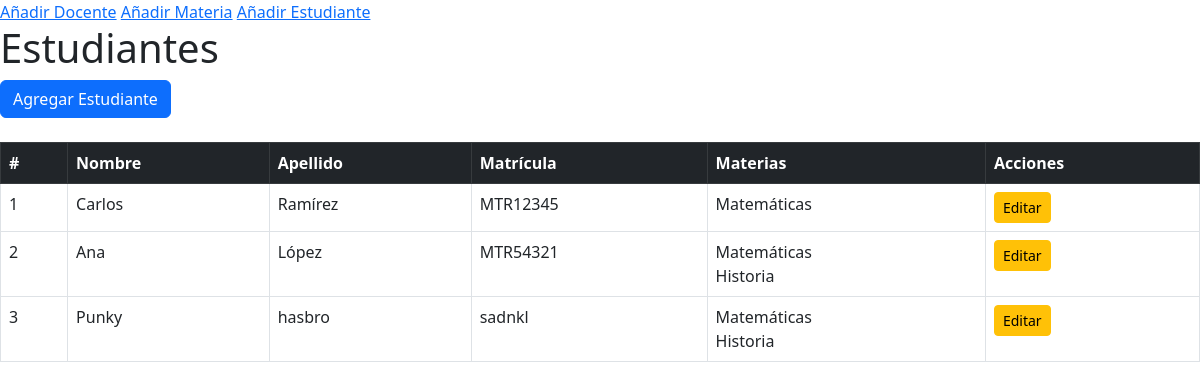
Page /agregar_estudiante/ on the earlier database version.
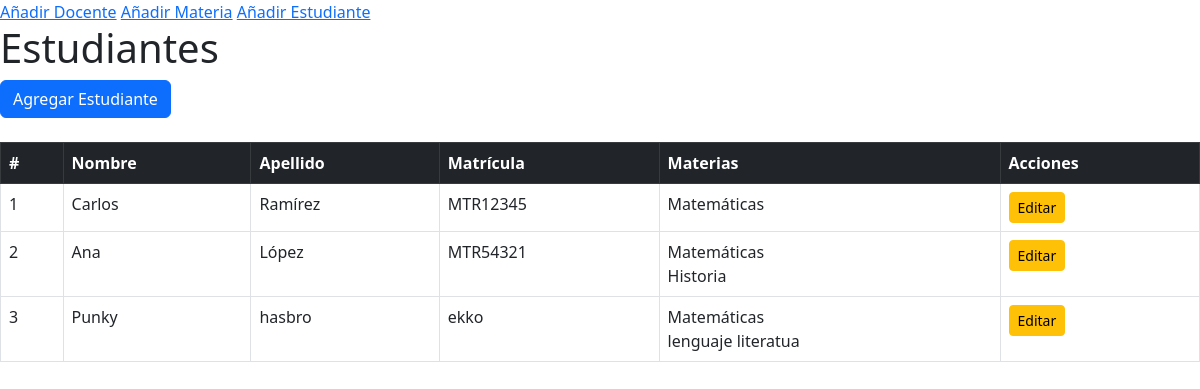
Same page on the later database version.
### aplicaciones/escolastico/models.py (models this page shows, shortened)
class Estudiante(models.Model):
    nombre = models.CharField(max_length=100)
    apellido = models.CharField(max_length=100)
    matricula = models.CharField(max_length=10, unique=True)
    materias = models.ManyToManyField(Materia, related_name="estudiantes")

class Materia(models.Model):
    nombre = models.CharField(max_length=100)
    codigo = models.CharField(max_length=10, unique=True)
    docentes = models.ManyToManyField('Docente', related_name="materias")
    def __str__(self):
        return self.nombre

### aplicaciones/escolastico/views.py (the view, shortened to what this page needs)
# urls.py: path("agregar_estudiante/", views.agregar_estudiante),
def agregar_estudiante(request):
    estudiantes = Estudiante.objects.all()  # Obtener todos los estudiantes
    materias = Materia.objects.all()  # Obtener todas las materias
    return render(
        request,
        "agregar_estudiante.html",
        {"materias": materias, "estudiantes": estudiantes},
    )

### aplicaciones/escolastico/templates/agregar_estudiante.html (shortened to what this page needs)
{% extends "inicio.html" %}
{% block content %}
<h1>Estudiantes</h1>
<button class="btn btn-primary" data-bs-toggle="modal" data-bs-target="#estudianteModal">Agregar Estudiante</button>
<table class="table table-bordered mt-4">
    <thead class="table-dark">
        <tr>
            <th>#</th>
            <th>Nombre</th>
            <th>Apellido</th>
            <th>Matrícula</th>
            <th>Materias</th>
            <th>Acciones</th>
        </tr>
    </thead>
    <tbody>
        {% for estudiante in estudiantes %}
        <tr>
            <td>{{ estudiante.id }}</td>
            <td>{{ estudiante.nombre }}</td>
            <td>{{ estudiante.apellido }}</td>
            <td>{{ estudiante.matricula }}</td>
            <td>
                {% for materia in estudiante.materias.all %}
                {{ materia.nombre }}<br>
                {% endfor %}
            </td>
            <td>
                <button class="btn btn-warning btn-sm"
                        data-bs-toggle="modal"
                        data-bs-target="#estudianteModal"
                        data-id="{{ estudiante.id }}"
                        data-nombre="{{ estudiante.nombre }}"
                        data-apellido="{{ estudiante.apellido }}"
                        data-matricula="{{ estudiante.matricula }}"
                        data-materias="{{ estudiante.materias.all|join:',' }}">
                    Editar
                </button>
            </td>
        </tr>
        {% endfor %}
    </tbody>
</table>
{% endblock %}

Differences in the rows shown:
changed Estudiante "Punky": gains Materia (nombre "lenguaje literatua"); matricula "sadnkl" → "ekko"; loses Materia (nombre "Historia")
